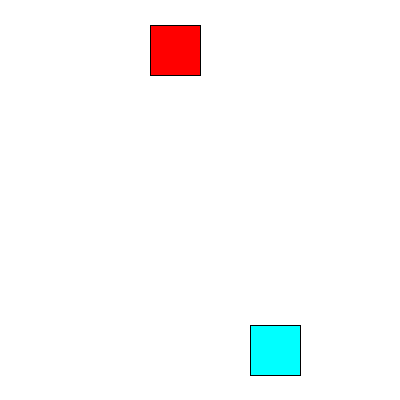
Frame 1 (no input)
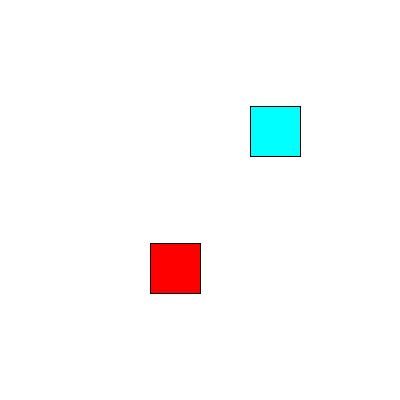
Frame 60 (the mouse pressed at the canvas centre just before this capture)
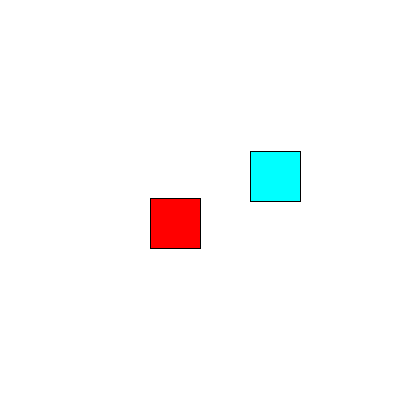
Frame 120 (the mouse held since frame 60 and released just before this capture)

The Processing sketch that drew these frames (run headless with seeded random() and noise(); from frame 60 on, the mouse is pressed at the canvas centre):

// Processing sketch: objectsInteraction
// ── objectsInteraction.pde
Rects re;

void setup(){
    colorMode(HSB, 360, 100, 100);
    size(400, 400);
    re = new Rects();
}
void draw(){
    background(0,0,100);
    re.draw();
}

class Rects{
    float si = 50;
    float hg =si/2;
    float speed = random(3, 10);
    void draw(){
        fill(0,100,100);
        rect(width/2-si, hg, si, si);
        fill(180,100,100);
        rect(width/2+si, height-hg-si, si, si);
        hg+=speed;
        if(hg>height-si||hg<0){
            speed = -speed;
        }
    }
}
